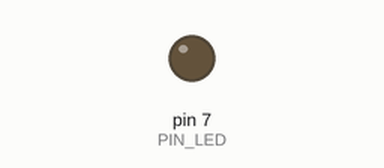
Recording of a sketch running on a simulated Arduino Uno, built with avr-gcc and run on an emulated ATmega328P. Parts: output pins drawn as LEDs (lit = HIGH). Dashed ring = blinking. At 2.0 s the program stops and its outputs stay as they are.

Above: at 0.5 s.
At 1.85 s:
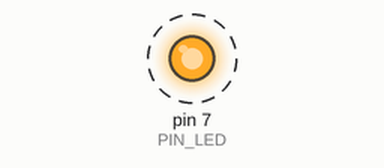
Timing chart, 0 to 3.0 s (numbered marks = the images above):
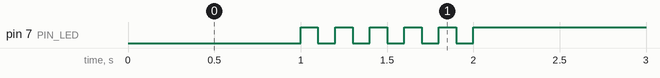

Measured:
- by itself, pin 7 (PIN_LED): alternates HIGH for 0.10 s and LOW for 0.10 s, 11 changes in all, then stays HIGH

The sketch:

05_example_2.ino
```cpp
#define PIN_LED 7


void setup() {
  // put your setup code here, to run once:
  pinMode(PIN_LED,OUTPUT);
  Serial.begin(9600);

  digitalWrite(PIN_LED,0);
  delay(1000);
  digitalWrite(PIN_LED,1);

  for(int i=1;i<=5;i++)
  {
    delay(100);
    digitalWrite(PIN_LED,0);
    delay(100);
    digitalWrite(PIN_LED,1);
  }

  while(1) {}

}

void loop() {
  // put your main code here, to run repeatedly:

}
```
